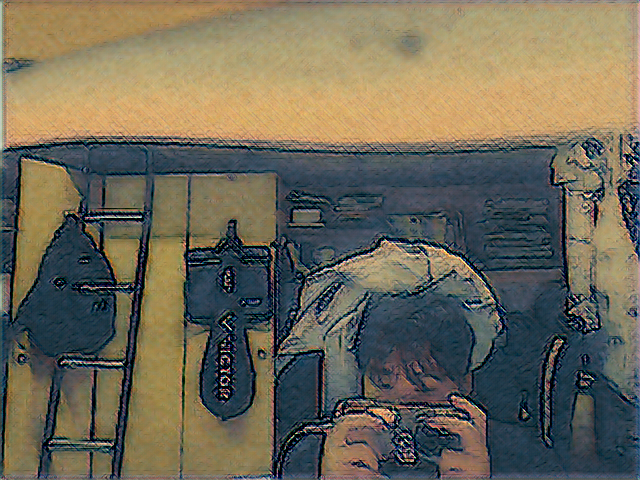
#> input picture FPGAProjects/StyleCam/audits/v21b_ukiyoe_camera30_integer/ukiyo_e/015_ukiyo_e.png, 640 x 480 px
$ python -i eval_art_region_v10.py   (imports and definitions only)   (older library calls are emulated)
#> lines starting #> are read from the running program, lines starting #| are printed output that depends on the picture
"""Independent image diagnostics and anonymized review sheets for v10."""
import argparse
import hashlib
import json
import random
from pathlib import Path

import cv2
import numpy as np
from PIL import Image, ImageDraw

from train import ROOT


STYLES = ('van_gogh', 'ukiyo_e', 'ink_landscape')


def gray(rgb):
    return cv2.cvtColor(rgb, cv2.COLOR_RGB2GRAY).astype(np.float32) / 255


def gradient(x):
    return cv2.magnitude(cv2.Sobel(x, cv2.CV_32F, 1, 0, ksize=3) / 8,
                         cv2.Sobel(x, cv2.CV_32F, 0, 1, ksize=3) / 8)


def edge_f1(source, output):
    a = gradient(cv2.GaussianBlur(source, (0, 0), 1))
    b = gradient(cv2.GaussianBlur(output, (0, 0), 1))
    aa = a >= np.quantile(a, .90)
    bb = b >= np.quantile(b, .90)
    kernel = np.ones((5, 5), np.uint8)
    ad = cv2.dilate(aa.astype(np.uint8), kernel).astype(bool)
    bd = cv2.dilate(bb.astype(np.uint8), kernel).astype(bool)
    recall = float(np.mean(bd[aa])) if aa.any() else 0.0
    precision = float(np.mean(ad[bb])) if bb.any() else 0.0
    return dict(edge_recall=recall, edge_precision=precision,
                edge_f1=2 * recall * precision / max(recall + precision, 1e-8))


# [70 lines left out: functions inspect, main, not called in this run]


# [2 lines not run here, left out]

>>> import cv2
>>> picture = cv2.cvtColor(cv2.imread('../../../../FPGAProjects/StyleCam/audits/v21b_ukiyoe_camera30_integer/ukiyo_e/015_ukiyo_e.png'), cv2.COLOR_BGR2RGB)
>>> result = edge_f1(picture, 'out.png')
#> in gradient, `return cv2.magnitude(cv2.Sobel(x, cv2.CV_32F, 1, 0, ksize=3) / 8, cv2...`:
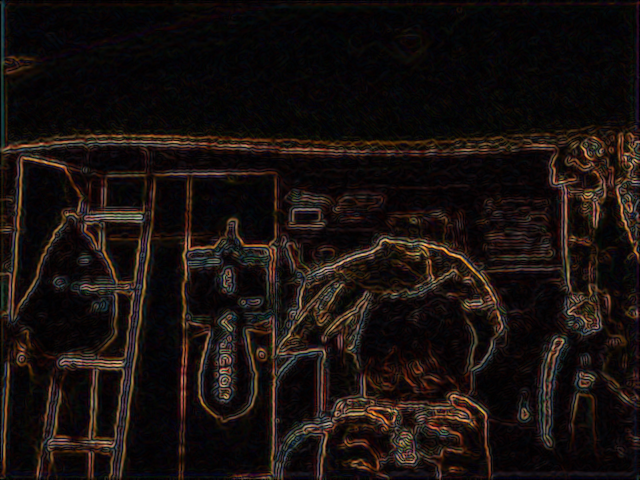
#> returned value: shape (480, 640, 3) float32; mean of channels 0, 1, 2 7.5, 5.3, 4.6; drawn with min black and max white
#> (the run stopped early here; a loop or call above may not have finished)
